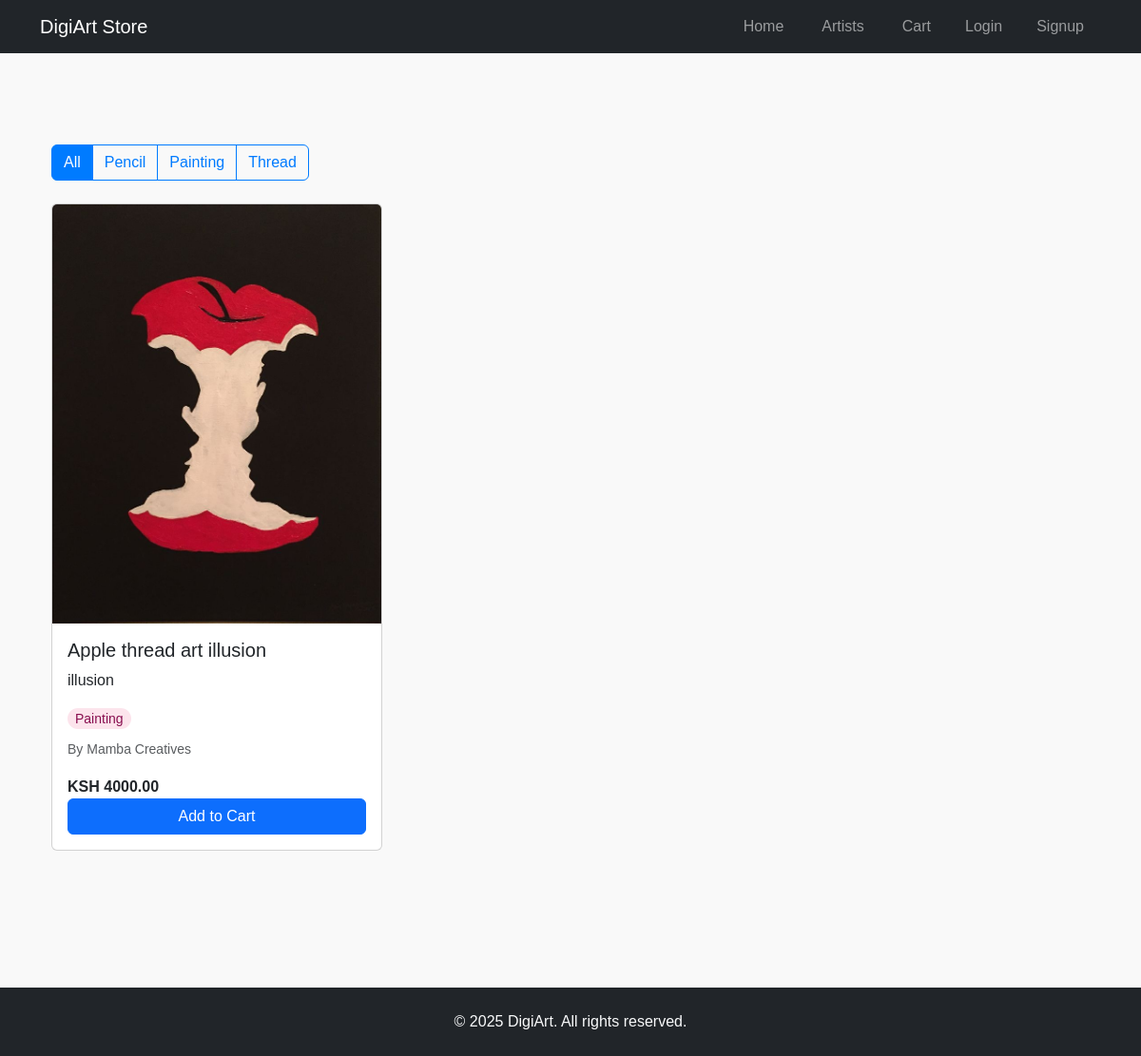
Before: / with the older database file.
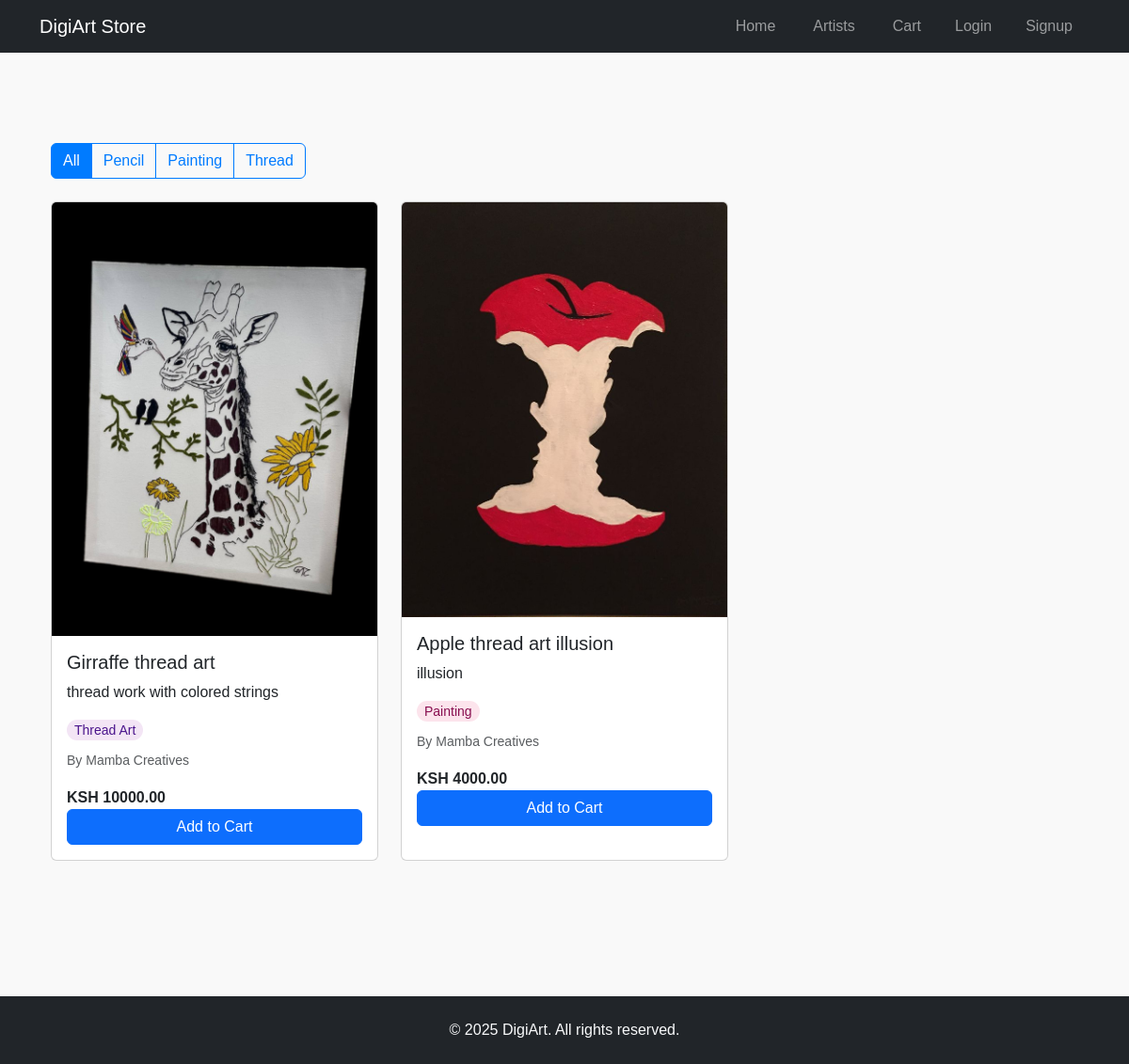
After: the same page with the newer database file.
### store/models.py (models this page shows, shortened)
class Artwork(models.Model):
    ARTWORK_CATEGORIES = (
        ('pencil', 'Pencil Drawing'),
        ('painting', 'Painting'),
        ('thread', 'Thread Art'),
    )
    name = models.CharField(max_length=100)
    artist = models.ForeignKey(Customer, on_delete=models.CASCADE)
    description = models.TextField()
    price = models.DecimalField(max_digits=10, decimal_places=2)
    image = models.ImageField(upload_to='artworks/')
    category = models.CharField(max_length=20, choices=ARTWORK_CATEGORIES)
    created_at = models.DateTimeField(auto_now_add=True)

class Customer(models.Model):
    USER_TYPES = (
        ('customer', 'Art Buyer'),
        ('artist', 'Artist'),
    )
    first_name = models.CharField(max_length=50)
    last_name = models.CharField(max_length=50)
    phone = models.CharField(max_length=15)
    email = models.EmailField(unique=True)
    password = models.CharField(max_length=100)
    user_type = models.CharField(max_length=10, choices=USER_TYPES, default='customer')
    bio = models.TextField(blank=True, null=True)
    artist_statement = models.TextField(blank=True, null=True)
    profile_image = models.ImageField(upload_to='artist_profiles/', blank=True, null=True)

### store/views.py (the view)
# urls.py: path('', Index.as_view(), name='homepage'),
class Index(View):
    def get(self, request):
        cart = request.session.get('cart', {})
        artworks = Artwork.objects.all().order_by('-created_at')
        categories = dict(Artwork.ARTWORK_CATEGORIES).keys()
        category = request.GET.get('category')
        if category:
            artworks = artworks.filter(category=category)
        return render(request, 'index.html', {
            'artworks': artworks,
            'categories': categories,
            'cart': cart
        })

### store/templates/index.html (shortened to what this page needs)
{% extends 'base.html' %}
{% load static %}
{% load cart_tags %}
{% block content %}
<div class="container py-5">
    <div class="mb-4">
        <div class="btn-group" role="group" aria-label="Artwork categories">
            <a href="{% url 'homepage' %}" class="btn btn-outline-primary {% if not request.GET.category %}active{% endif %}">
                All
            </a>
            {% for category in categories %}
            <a href="{% url 'homepage' %}?category={{ category }}"
               class="btn btn-outline-primary {% if request.GET.category == category %}active{% endif %}">
                {{ category|title }}
            </a>
            {% endfor %}
        </div>
    </div>
    <div class="row row-cols-1 row-cols-md-2 row-cols-lg-3 g-4">
        {% for artwork in artworks %}
        <div class="col">
            <div class="card h-100">
                <img src="{{ artwork.image.url }}" class="card-img-top" alt="{{ artwork.name }}">
                <div class="card-body">
                    <h5 class="card-title">{{ artwork.name }}</h5>
                    <p class="card-text">{{ artwork.description|truncatewords:20 }}</p>
                    <p class="mb-2">
                        <span class="badge category-badge {{ artwork.category }}">
                            {{ artwork.get_category_display }}
                        </span>
                    </p>
                    <p class="card-text">
                        <small class="text-muted">
                            By {{ artwork.artist.first_name }} {{ artwork.artist.last_name }}
                        </small>
                    </p>
                    <div class="d-flex justify-content-between align-items-center">
                        <p class="card-text"><strong>KSH {{ artwork.price }}</strong></p>
                    </div>
                    <form method="post" action="{% url 'cart' %}">
                        <button type="submit" class="btn btn-primary w-100">
                            Add to Cart
                        </button>
                    </form>
                </div>
            </div>
        </div>
        {% empty %}
        <div class="col-12 text-center">
            <p>No artworks available.</p>
        </div>
        {% endfor %}
    </div>
</div>
{% endblock %}

### store/templates/base.html (shortened to what this page needs)
{% load static %}
<!DOCTYPE html>
<html lang="en">
<head>
    <link href="https://cdn.jsdelivr.net/npm/bootstrap@5.3.0/dist/css/bootstrap.min.css" rel="stylesheet">
    <link rel="stylesheet" href="{% static 'style.css' %}">
</head>
<body>
    <nav class="navbar navbar-expand-lg navbar-dark bg-dark">
        <div class="container">
            <a class="navbar-brand" href="{% url 'homepage' %}">DigiArt Store</a>
            <div class="collapse navbar-collapse" id="navbarNav">
                <ul class="navbar-nav ms-auto">
                    <li class="nav-item">
                        <a class="nav-link" href="{% url 'homepage' %}">Home</a>
                    </li>
                    <li class="nav-item">
                        <a class="nav-link" href="{% url 'artists_list' %}">
                             Artists
                        </a>
                    </li>
                    <li class="nav-item">
                        <a class="nav-link" href="{% url 'cart' %}">
                             Cart
                        </a>
                    </li>
                    {% if request.session.customer %}
                        {% if request.session.user_type == 'artist' %}
                            <li class="nav-item">
                                <a class="nav-link" href="{% url 'artist_dashboard' %}">Artist Dashboard</a>
                            </li>
                        {% endif %}
                        <li class="nav-item">
                            <a class="nav-link" href="{% url 'orders' %}">
                                <i class="fas fa-box me-1"></i> My Orders
                            </a>
                        </li>
                        <li class="nav-item">
                            <a class="nav-link" href="{% url 'logout' %}">
                                <i class="fas fa-sign-out-alt me-1"></i> Logout
                            </a>
                        </li>
                    {% else %}
                        <li class="nav-item">
                            <a class="nav-link" href="{% url 'login' %}">Login</a>
                        </li>
                        <li class="nav-item">
                            <a class="nav-link" href="{% url 'signup' %}">Signup</a>
                        </li>
                    {% endif %}
                </ul>
            </div>
        </div>
    </nav>
    <main class="container py-5">
        {% block content %}{% endblock %}
    </main>
    <footer class="bg-dark text-light py-4 mt-5">
        <div class="container text-center">
            <p class="mb-0">&copy; {% now "Y" %} DigiArt. All rights reserved.</p>
        </div>
    </footer>
</body>
</html>

### store/static/style.css (style rules this page uses)
body { font-family: Arial, sans-serif; margin: 0; padding: 0; background-color: #f9f9f9; color: #333; }
nav ul { list-style: none; margin: 0; padding: 0; display: flex; justify-content: center; }
nav ul li { margin: 0 10px; }
nav ul li a { color: #fff; text-decoration: none; font-weight: bold; }
main { padding: 20px; min-height: calc(100vh - 200px); }
footer { background-color: #333; color: #fff; text-align: center; padding: 10px; }
.card { transition: transform 0.2s ease-in-out; }
.btn-group .btn-outline-primary { border-color: #007bff; color: #007bff; }
.btn-group .btn-outline-primary.active { background-color: #007bff; color: white; }
.category-badge { padding: 0.25rem 0.5rem; border-radius: 1rem; font-size: 0.875rem; font-weight: 500; }
.category-badge.painting { background-color: #fce4ec; color: #880e4f; }
.category-badge.thread { background-color: #f3e5f5; color: #4a148c; }

Changed rows visible on the page:
added Artwork: image (picture), name "Girraffe thread art", description "thread work with colored strings", category "Thread Art", artist.first_name "Mamba", artist.last_name "Creatives", price "10000.00"
